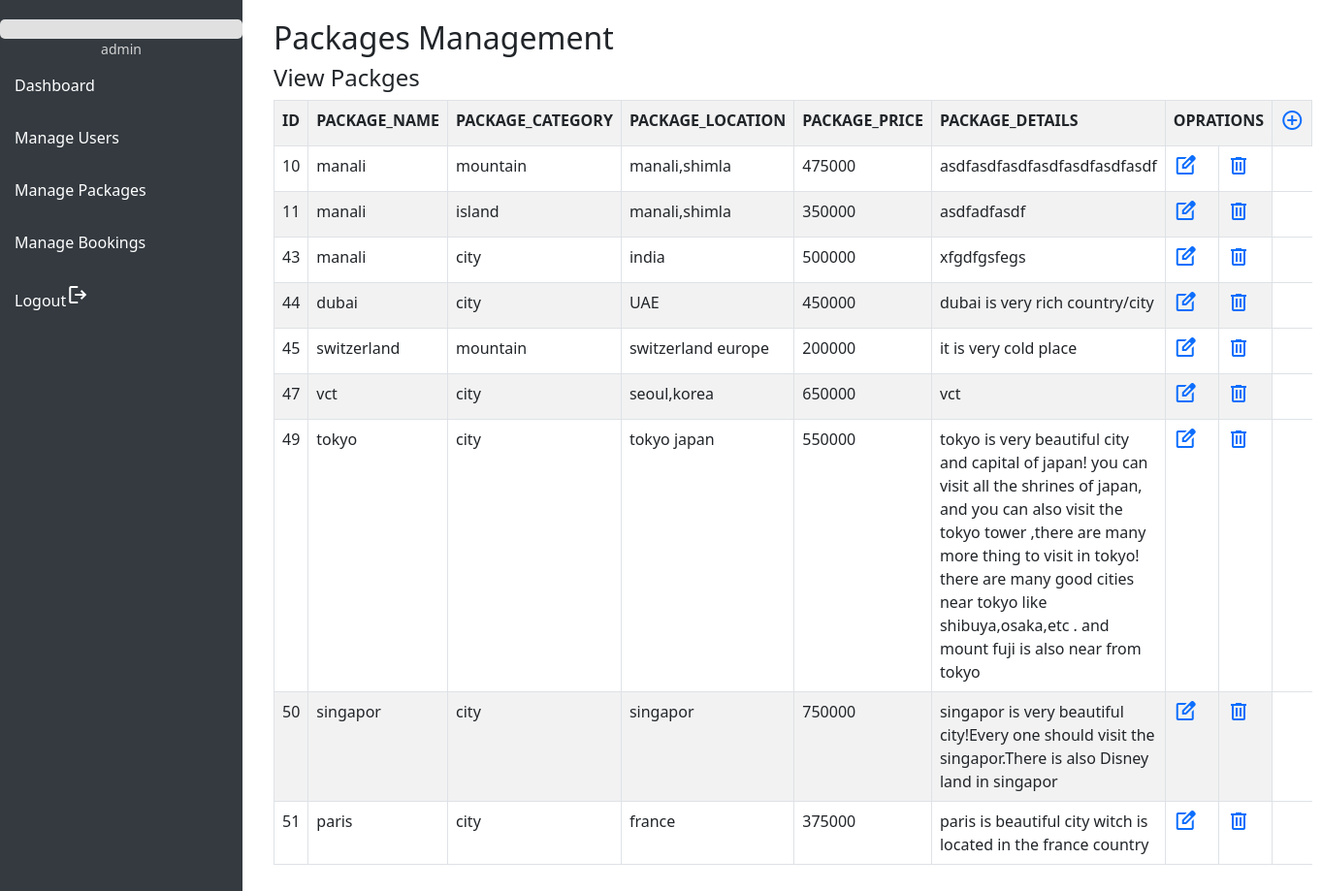
The page /packages.php (signed in) on the database its author committed.
### tables this page shows
CREATE TABLE `packages` (
  `pid` int(5) NOT NULL,
  `package_name` varchar(40) NOT NULL,
  `package_cate` varchar(30) NOT NULL,
  `package_loc` varchar(40) NOT NULL,
  `package_price` bigint(10) NOT NULL,
  `package_detail` longtext NOT NULL
);

### packages.php (the view, shortened to what this page needs)
<?php
    include("connection.php");
    include("header.php");
?>
<!DOCTYPE html>
<html lang="en">
<head>
    <link rel="stylesheet" href="bootstrap-5.0.2-dist/css/bootstrap.min.css">
</head>
<body>
<div class="content">
    <div class="container">
    <h2>Packages Management</h2>
    <h4>View Packges</h4>
        <table class="table table-bordered table-striped">
            <tr>
                <th>ID</th>
                <th>PACKAGE_NAME</th>
                <th>PACKAGE_CATEGORY</th>
                <th>PACKAGE_LOCATION</th>
                <th>PACKAGE_PRICE</th>
                <th>PACKAGE_DETAILS</th>
                <th colspan="2">OPRATIONS</th>
                <th><a href="createpackage.php" title="Add package"><span class="material-symbols-outlined">add_circle</span></a></th>
            </tr>
    <?php
    $query="select * from packages";
    $exe=mysqli_query($cn,$query);
    while ($row = mysqli_fetch_assoc($exe)) {
        echo "<tr>
            <td>" . $row["pid"] . "</td>
            <td>" . $row["package_name"]. "</td>
            <td>" . $row["package_cate"]. "</td>
            <td>" . $row["package_loc"] . "</td>
            <td>" . $row["package_price"] . "</td>
            <td>" . $row["package_detail"] . "</td>
            <td><a title='Edit Package' href='updatepackage.php?id=$row[pid]&pname=$row[package_name]&pcate=$row[package_cate]&ploc=$row[package_loc]&pprice=$row[package_price]&pdetail=$row[package_detail]'><span class='material-symbols-outlined'>edit_square</span></a></td>
            <td><a href='#' title='Remove Package'onclick='confirmdelete(\"deletepackage.php?id=".$row["pid"] ."\")' ><span class='material-symbols-outlined'>delete</span></a></td>
        </tr>";
    }
    ?>
    </table>
    </div>
    </div>
</body>
</html>

### header.php (style rules this page uses)
body { font-family: Arial, sans-serif; background-color: #f8f9fa; }
.content { margin-left: 250px; padding: 20px; }

### rows shown on the page
packages: pid "10", package_name "manali", package_cate "mountain", package_loc "manali,shimla", package_price "475000", package_detail "asdfasdfasdfasdfasdfasdfasdf"
packages: pid "11", package_name "manali", package_cate "island", package_loc "manali,shimla", package_price "350000", package_detail "asdfadfasdf"
packages: pid "43", package_name "manali", package_cate "city", package_loc "india", package_price "500000", package_detail "xfgdfgsfegs"
packages: pid "44", package_name "dubai", package_cate "city", package_loc "UAE", package_price "450000", package_detail "dubai is very rich country/city"
packages: pid "45", package_name "switzerland", package_cate "mountain", package_loc "switzerland europe", package_price "200000", package_detail "it is very cold place"
packages: pid "47", package_name "vct", package_cate "city", package_loc "seoul,korea", package_price "650000", package_detail "vct"
packages: pid "49", package_name "tokyo", package_cate "city", package_loc "tokyo japan", package_price "550000", package_detail "tokyo is very beautiful city and capital of japan! you can visit all the shrines of japan, and you can also visit the tokyo tower ,there are many more thing to visit in tokyo! there are many good cities near tokyo like shibuya,osaka,etc . and mount fuji is also near from tokyo"
packages: pid "50", package_name "singapor", package_cate "city", package_loc "singapor", package_price "750000", package_detail "singapor is very beautiful city!Every one should visit the singapor.There is also Disney land in singapor"
packages: pid "51", package_name "paris", package_cate "city", package_loc "france", package_price "375000", package_detail "paris is beautiful city witch is located in the france country"
